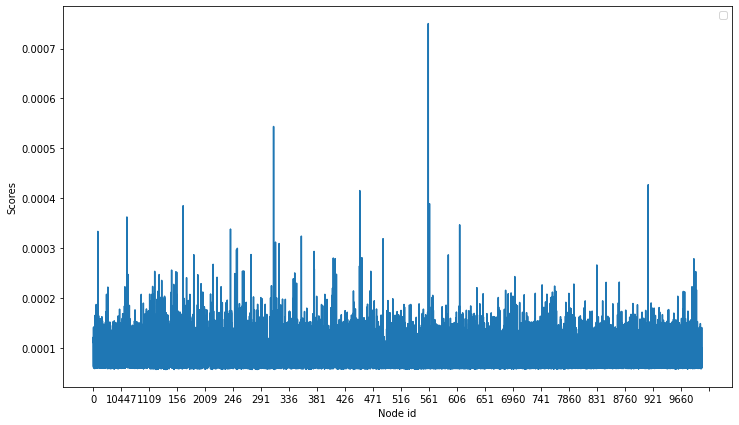

The Python source for this figure:
# importing modules 
import networkx as nx 
import matplotlib.pyplot as plt 
  
G= nx.read_edgelist('/home/sahil/Downloads/2nd sem/assignments/wsc/Assignment 4/Ques2/pagerank/dataset2/p2p-Gnutella04.txt') 
 
hubs, authorities = nx.hits(G, max_iter = 50, normalized = True) 
  
import numpy as np
lists = sorted(hubs.items()) # sorted by key, return a list of tuples

x, y = zip(*lists) # unpack a list of pairs into two tuples
plt.figure(figsize=(12,7))
plt.xlabel('Node id')
plt.ylabel('Scores')
plt.plot(x, y)
plt.xticks(np.arange(0,9500, 500))
plt.legend()
